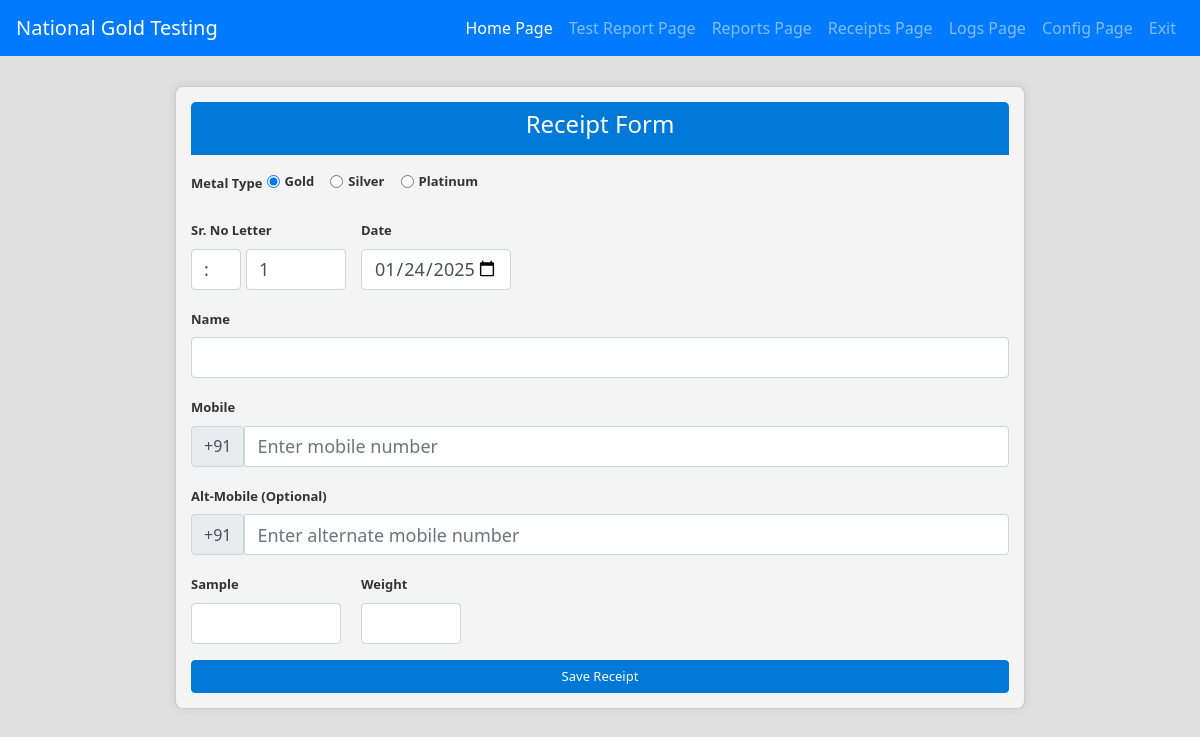
/, run on an earlier commit of the app's database.
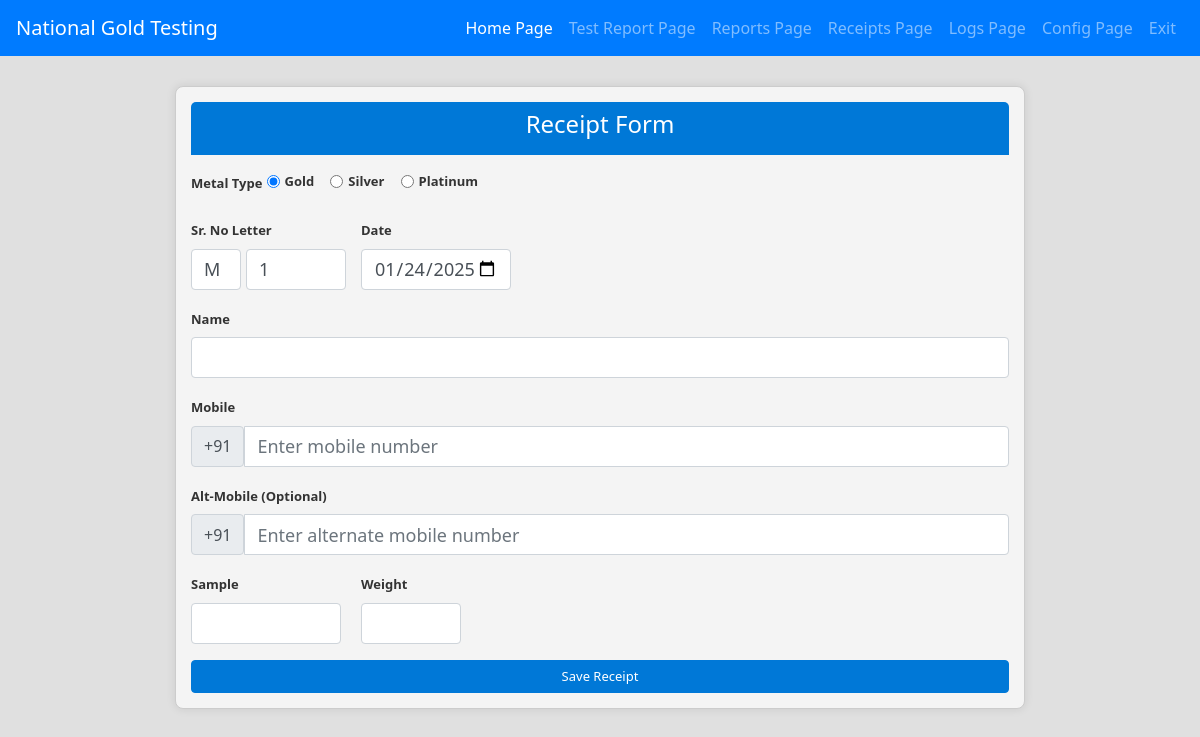
And on a later commit of the database.
### tables this page shows
CREATE TABLE `receipts` (
  `id` int(11) NOT NULL,
  `metal_type` enum('Gold','Silver','Platinum') DEFAULT NULL,
  `sr_no` varchar(10) DEFAULT NULL,
  `report_date` date DEFAULT NULL,
  `name` varchar(100) DEFAULT NULL,
  `mobile` varchar(15) DEFAULT NULL,
  `alt_mobile` varchar(15) DEFAULT NULL,
  `sample` varchar(50) DEFAULT NULL,
  `weight` decimal(10,3) DEFAULT NULL
);

### index.php (the view, shortened to what the changed rows need)
<?php
$configFile = 'config.json';
$configs = json_decode(file_get_contents($configFile), true);
$servername = $configs['Database']['db_host'];
$username = $configs['Database']['db_user'];
$password = $configs['Database']['db_password'];
$dbname = $configs['Database']['db_name'];
$conn = new mysqli($servername, $username, $password, $dbname);
$current_month = date('n');
$current_letter = chr(64 + $current_month);
$prev_month = $current_month == 1 ? 12 : $current_month - 1;
$sql = "SELECT sr_no FROM receipts WHERE MONTH(report_date) = $prev_month ORDER BY sr_no DESC LIMIT 1";
$result = $conn->query($sql);
$last_letter = 'A';
if ($result->num_rows > 0) {
    $last_sr_no = $result->fetch_assoc()['sr_no'];
    $last_letter = substr($last_sr_no, 0, 1);
}
if ($last_letter == 'Z') {
    $current_letter = 'A';
} else {
    $current_letter = chr(ord($last_letter) + 1);
}
$sql = "SELECT COUNT(*) AS total FROM receipts WHERE MONTH(report_date) = $current_month";
$result = $conn->query($sql);
$row = $result->fetch_assoc();
$customer_count = $row['total'] + 1;
        ?>
<!DOCTYPE html>
<html lang="en">
<head>
    <link href="vendor/assets/bootstrap.min.css" rel="stylesheet">
</head>
<body>
<div class="form-container">
    <form method="post">
        <div style="display: flex; gap: 20px;">
    <div class="form-group" style="width: 150px;">
        <div style="display: flex;">
            <input type="text" class="form-control" style="width: 50px; margin-right: 5px;" id="sr_no_letter" name="sr_no_letter" value="<?php echo $current_letter; ?>" required>
            <input type="number" class="form-control" style="width: 100px;" id="sr_no_count" name="sr_no_count" value="<?php echo $customer_count; ?>" required>
        </div>
    </div>
</div>
    </form>
</div>
</body>
</html>

What changed in the data, as far as the page shows it:
removed receipts: sr_no_letter ":"
added receipts: sr_no_letter "M"
